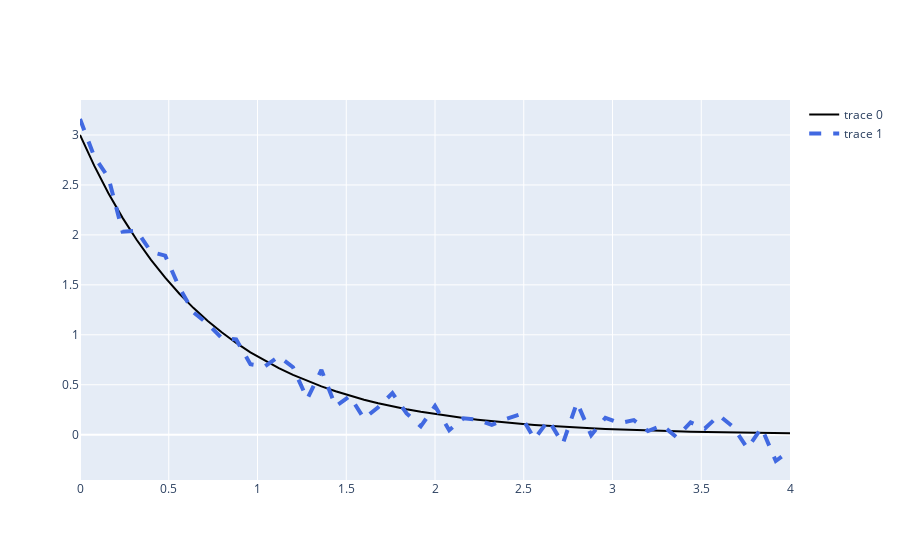

Notebook cell for this chart:
### Markdown cell above
### Líneas, símbolos y colores

### Code cell
fig = go.Figure()

fig.add_trace(go.Scatter(
     x=x
    ,y=y
    ,line=dict(color='black',width=2)))
fig.add_trace(go.Scatter(x=x,y=medicion,
                         line=dict(
                             color='royalblue'
                             ,width=4
                             ,dash='dash')))
fig.show()
